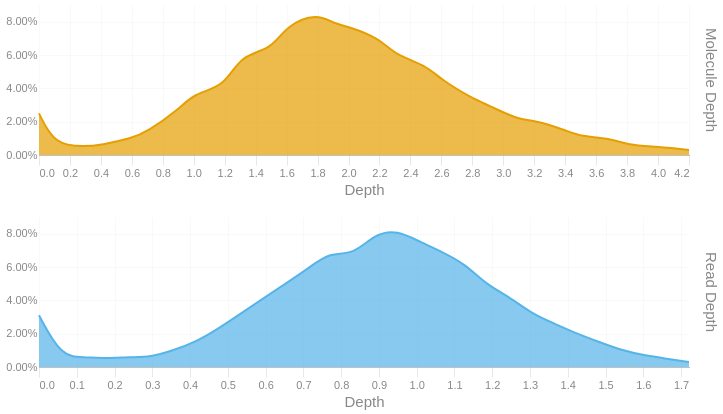

Notebook cell for this chart:
### Code cell
readdep = depth_hist(tb['Read Depth'], q99, 3)
readdep = readdep.with_columns(pl.lit('Read Depth').alias('Metric'))
if not SKIPLR:
    moldep = depth_hist(tb['Molecule Depth'], mol_q99, 1)
    moldep = moldep.with_columns(pl.lit('Molecule Depth').alias('Metric'))
    _hist = pl.concat([readdep, moldep])
    _hist = _hist.filter(pl.col('Proportion') != 0)
    with SafeRender(_hist):
        (
            alt.Chart(_hist)        
            .mark_area(interpolate = "basis")
            .encode(
                x=alt.X('Bin:Q').scale(domainMin=0).axis(alt.Axis(title='Depth')),
                y = alt.Y('Proportion:Q', title = None).axis(format = '.2%'),
                color = alt.Color('Metric:N').legend(None),
                row = alt.Row("Metric:N").header(title = None, labelOrient = 'right'),
                tooltip = [
                    alt.Tooltip("Metric:N", title = "Metric"),
                    alt.Tooltip('Interval:N', title = "Depth Interval"),
                    alt.Tooltip('Proportion:Q', title = "% Alignments").format('.2%')
                ]
            )
            .resolve_scale(x='independent', y='independent')
            .properties(
                height = 150, width = 650,
                usermeta={'embedOptions': {'downloadFileName': f'{samplename}.depth.hist'}}
            )
        ).display()
else:
    readdep = readdep.filter(pl.col('Proportion') != 0)
    with SafeRender(readdep):
        (
            alt.Chart(readdep)        
            .mark_area(interpolate = "basis")
            .encode(
                x=alt.X('Bin:Q').scale(domainMin=0).axis(alt.Axis(title='Depth')),
                y = alt.Y('Proportion:Q', title = None).axis(format = '.2%'),
                tooltip = [
                    alt.Tooltip('Interval:N', title = "Depth Interval"),
                    alt.Tooltip('Proportion:Q', title = "% Alignments").format('.2%')
                ]
            )
            .properties(
                usermeta={'embedOptions': {'downloadFileName': f'{samplename}.depth.hist'}}
            )
        ).display()

### Figure 1 — Vega-Lite specification as saved in the notebook (floating-point values rounded to 4 significant figures)
{"width": 650, "height": 150, "config": {"title": {"anchor": "start", "dy": -15, "fontSize": 18, "color": "#888888", "subtitleColor": "#888888", "subtitleFontSize": 14}, "arc": {"fill": "#0072B2"}, "axis": {"domainColor": "#888888", "domainWidth": 0.5, "gridWidth": 0.2, "grid": false, "titleFontWeight": 400, "titleFontSize": 15, "labelFontSize": 11, "labelColor": "#888888", "tickColor": "#888888", "tickWidth": 0.2, "titleColor": "#888888"}, "axisBand": {"grid": false}, "axisX": {"grid": true, "tickSize": 10, "domainCap": "round"}, "axisY": {"domain": false, "grid": true, "tickSize": 0, "domainCap": "round"}, "background": "transparent", "header": {"labelFontSize": 15, "labelColor": "#888888", "titleFontSize": 15, "titleFontWeight": 600, "titleColor": "#888888"}, "legend": {"labelFont": "sans-serif", "labelFontSize": 12, "labelColor": "#888888", "symbolSize": 100, "symbolType": "circle", "titleFontSize": 12, "titlePadding": 10, "titleColor": "#888888", "title": null}, "range": {"category": ["#E69F00", "#56B4E9", "#009E73", "#F0E442", "#0072B2", "#D55E00", "#CC79A7", "#000000"], "diverging": ["#cfe8f3", "#a2d4ec", "#73bfe2", "#46abdb", "#1696d2", "#12719e"]}, "area": {"fill": "#0072B2", "fillOpacity": 0.7, "line": true, "strokeOpacity": 0.7}, "line": {"color": "#0072B2", "stroke": "#0072B2", "strokeWidth": 2}, "trail": {"color": "#0072B2", "stroke": "#0072B2", "strokeWidth": 0, "size": 1}, "point": {"filled": true, "fillOpacity": 1.0, "size": 95}, "text": {"color": "#888888", "fontSize": 11, "align": "right", "fontWeight": 400, "size": 11}, "bar": {"fill": "#0072B2", "stroke": null}, "view": {"stroke": null, "continuousWidth": 660, "continuousHeight": 400}}, "data": {"name": "data-4e114a666e341b71b060ff916a82ae5e"}, "mark": {"type": "area", "interpolate": "basis"}, "encoding": {"color": {"field": "Metric", "legend": null, "type": "nominal"}, "row": {"field": "Metric", "header": {"title": null, "labelOrient": "right"}, "type": "nominal"}, "tooltip": [{"field": "Metric", "title": "Metric", "type": "nominal"}, {"field": "Interval", "title": "Depth Interval", "type": "nominal"}, {"field": "Proportion", "format": ".2%", "title": "% Alignments", "type": "quantitative"}], "x": {"axis": {"title": "Depth"}, "field": "Bin", "scale": {"domainMin": 0}, "type": "quantitative"}, "y": {"axis": {"format": ".2%"}, "field": "Proportion", "title": null, "type": "quantitative"}}, "resolve": {"scale": {"x": "independent", "y": "independent"}}, "usermeta": {"embedOptions": {"downloadFileName": "S1_Musquodoboit_011.depth.hist"}}, "$schema": "https://vega.github.io/schema/vega-lite/v6.1.0.json", "datasets": {"data-4e114a666e341b71b060ff916a82ae5e": [{"Bin": 0.0, "Interval": "0.0-0.059", "Proportion": 0.031, "Metric": "Read Depth"}, {"Bin": 0.059, "Interval": "0.059-0.119", "Proportion": 0.006, "Metric": "Read Depth"}, {"Bin": 0.119, "Interval": "0.119-0.178", "Proportion": 0.006, "Metric": "Read Depth"}, {"Bin": 0.178, "Interval": "0.178-0.237", "Proportion": 0.005, "Metric": "Read Depth"}, {"Bin": 0.237, "Interval": "0.237-0.297", "Proportion": 0.006, "Metric": "Read Depth"}, {"Bin": 0.297, "Interval": "0.297-0.356", "Proportion": 0.006, "Metric": "Read Depth"}, {"Bin": 0.356, "Interval": "0.356-0.415", "Proportion": 0.01, "Metric": "Read Depth"}, {"Bin": 0.415, "Interval": "0.415-0.475", "Proportion": 0.015, "Metric": "Read Depth"}, {"Bin": 0.475, "Interval": "0.475-0.534", "Proportion": 0.023, "Metric": "Read Depth"}, {"Bin": 0.534, "Interval": "0.534-0.593", "Proportion": 0.032, "Metric": "Read Depth"}, {"Bin": 0.593, "Interval": "0.593-0.653", "Proportion": 0.041, "Metric": "Read Depth"}, {"Bin": 0.653, "Interval": "0.653-0.712", "Proportion": 0.05, "Metric": "Read Depth"}, {"Bin": 0.712, "Interval": "0.712-0.771", "Proportion": 0.059, "Metric": "Read Depth"}, {"Bin": 0.771, "Interval": "0.771-0.831", "Proportion": 0.069, "Metric": "Read Depth"}, {"Bin": 0.831, "Interval": "0.831-0.89", "Proportion": 0.067, "Metric": "Read Depth"}, {"Bin": 0.89, "Interval": "0.89-0.949", "Proportion": 0.08, "Metric": "Read Depth"}, {"Bin": 0.949, "Interval": "0.949-1.009", "Proportion": 0.082, "Metric": "Read Depth"}, {"Bin": 1.009, "Interval": "1.009-1.068", "Proportion": 0.075, "Metric": "Read Depth"}, {"Bin": 1.068, "Interval": "1.068-1.127", "Proportion": 0.069, "Metric": "Read Depth"}, {"Bin": 1.127, "Interval": "1.127-1.187", "Proportion": 0.062, "Metric": "Read Depth"}, {"Bin": 1.187, "Interval": "1.187-1.246", "Proportion": 0.049, "Metric": "Read Depth"}, {"Bin": 1.246, "Interval": "1.246-1.305", "Proportion": 0.042, "Metric": "Read Depth"}, {"Bin": 1.305, "Interval": "1.305-1.365", "Proportion": 0.032, "Metric": "Read Depth"}, {"Bin": 1.365, "Interval": "1.365-1.424", "Proportion": 0.026, "Metric": "Read Depth"}, {"Bin": 1.424, "Interval": "1.424-1.483", "Proportion": 0.02, "Metric": "Read Depth"}, {"Bin": 1.483, "Interval": "1.483-1.543", "Proportion": 0.015, "Metric": "Read Depth"}, {"Bin": 1.543, "Interval": "1.543-1.602", "Proportion": 0.01, "Metric": "Read Depth"}, {"Bin": 1.602, "Interval": "1.602-1.661", "Proportion": 0.007, "Metric": "Read Depth"}, {"Bin": 1.661, "Interval": "1.661-1.721", "Proportion": 0.005, "Metric": "Read Depth"}, {"Bin": 1.721, "Interval": "1.721-1.78", "Proportion": 0.003, "Metric": "Read Depth"}, {"Bin": 0.0, "Interval": "0.0-0.1", "Proportion": 0.025, "Metric": "Molecule Depth"}, {"Bin": 0.1, "Interval": "0.1-0.3", "Proportion": 0.006, "Metric": "Molecule Depth"}, {"Bin": 0.3, "Interval": "0.3-0.4", "Proportion": 0.005, "Metric": "Molecule Depth"}, {"Bin": 0.4, "Interval": "0.4-0.6", "Proportion": 0.006, "Metric": "Molecule Depth"}, {"Bin": 0.6, "Interval": "0.6-0.7", "Proportion": 0.01, "Metric": "Molecule Depth"}, {"Bin": 0.7, "Interval": "0.7-0.9", "Proportion": 0.014, "Metric": "Molecule Depth"}, {"Bin": 0.9, "Interval": "0.9-1.0", "Proportion": 0.027, "Metric": "Molecule Depth"}, {"Bin": 1.0, "Interval": "1.0-1.2", "Proportion": 0.037, "Metric": "Molecule Depth"}, {"Bin": 1.2, "Interval": "1.2-1.3", "Proportion": 0.041, "Metric": "Molecule Depth"}, {"Bin": 1.3, "Interval": "1.3-1.5", "Proportion": 0.06, "Metric": "Molecule Depth"}, {"Bin": 1.5, "Interval": "1.5-1.6", "Proportion": 0.063, "Metric": "Molecule Depth"}, {"Bin": 1.6, "Interval": "1.6-1.8", "Proportion": 0.078, "Metric": "Molecule Depth"}, {"Bin": 1.8, "Interval": "1.8-1.9", "Proportion": 0.085, "Metric": "Molecule Depth"}, {"Bin": 1.9, "Interval": "1.9-2.0", "Proportion": 0.079, "Metric": "Molecule Depth"}, {"Bin": 2.0, "Interval": "2.0-2.2", "Proportion": 0.077, "Metric": "Molecule Depth"}, {"Bin": 2.2, "Interval": "2.2-2.3", "Proportion": 0.07, "Metric": "Molecule Depth"}, {"Bin": 2.3, "Interval": "2.3-2.5", "Proportion": 0.06, "Metric": "Molecule Depth"}, {"Bin": 2.5, "Interval": "2.5-2.6", "Proportion": 0.054, "Metric": "Molecule Depth"}, {"Bin": 2.6, "Interval": "2.6-2.8", "Proportion": 0.045, "Metric": "Molecule Depth"}, {"Bin": 2.8, "Interval": "2.8-2.9", "Proportion": 0.034, "Metric": "Molecule Depth"}, {"Bin": 2.9, "Interval": "2.9-3.1", "Proportion": 0.03, "Metric": "Molecule Depth"}, {"Bin": 3.1, "Interval": "3.1-3.2", "Proportion": 0.021, "Metric": "Molecule Depth"}, {"Bin": 3.2, "Interval": "3.2-3.4", "Proportion": 0.021, "Metric": "Molecule Depth"}, {"Bin": 3.4, "Interval": "3.4-3.5", "Proportion": 0.015, "Metric": "Molecule Depth"}, {"Bin": 3.5, "Interval": "3.5-3.7", "Proportion": 0.011, "Metric": "Molecule Depth"}, {"Bin": 3.7, "Interval": "3.7-3.8", "Proportion": 0.01, "Metric": "Molecule Depth"}, {"Bin": 3.8, "Interval": "3.8-4.0", "Proportion": 0.006, "Metric": "Molecule Depth"}, {"Bin": 4.0, "Interval": "4.0-4.1", "Proportion": 0.005, "Metric": "Molecule Depth"}, {"Bin": 4.1, "Interval": "4.1-4.2", "Proportion": 0.004, "Metric": "Molecule Depth"}, {"Bin": 4.2, "Interval": "4.2-4.39", "Proportion": 0.003, "Metric": "Molecule Depth"}]}}
